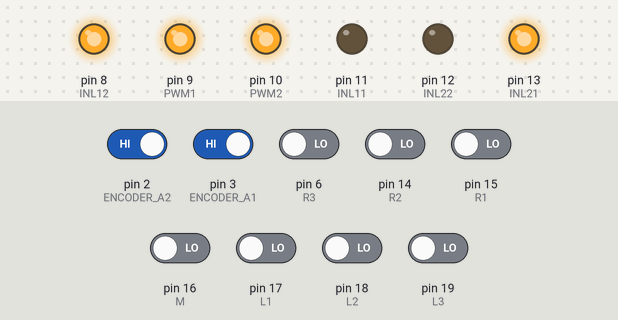
Recording of a sketch running on a simulated Arduino Uno, built with avr-gcc and run on an emulated ATmega328P. Parts: output pins drawn as LEDs (lit = HIGH). The inputs (shaded band) are chosen by the test bench; at power-on: pin 2 (ENCODER_A2), pin 3 (ENCODER_A1) HIGH, pin 6 (R3), pin 14 (R2), pin 15 (R1), pin 16 (M), pin 17 (L1), pin 18 (L2), pin 19 (L3) LOW.

Above: at 1.2 s.
1.3 s: pin 6 (R3) driven HIGH
At 1.7 s:
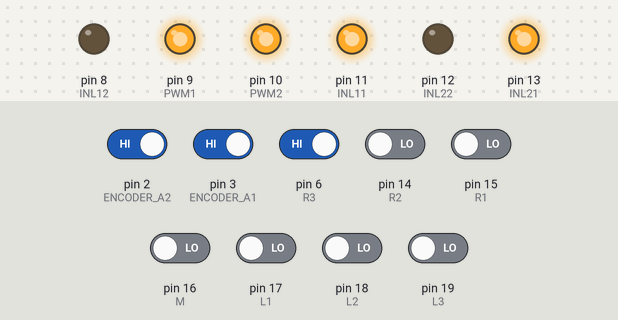
2.8 s: pin 14 (R2) driven HIGH
At 4.0 s:
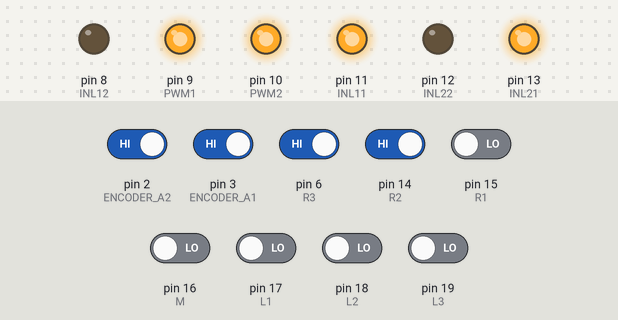
4.3 s: pin 6 (R3) driven LOW
At 6.0 s:
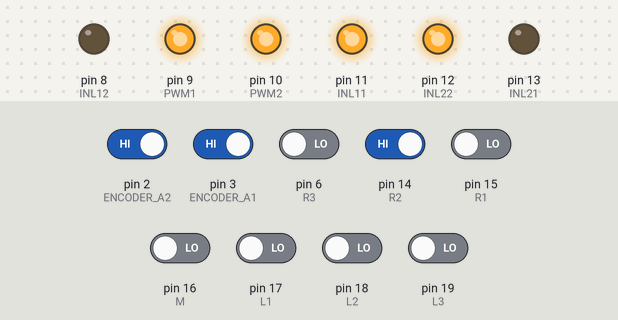
6.3 s: pin 14 (R2) driven LOW
At 7.14 s:
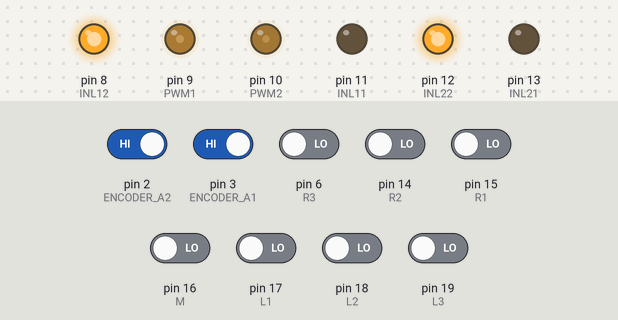
9.0 s: pin 15 (R1) driven HIGH
At 9.6 s:
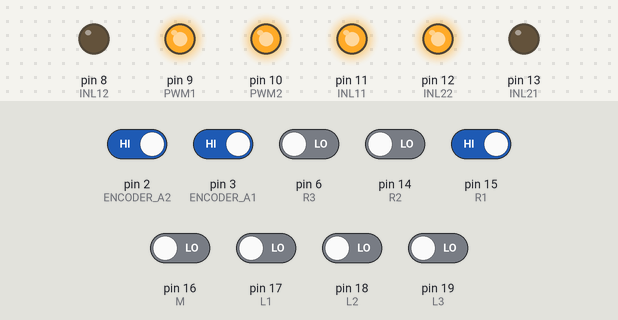
10.6 s: pin 15 (R1) driven LOW
At 11.44 s:
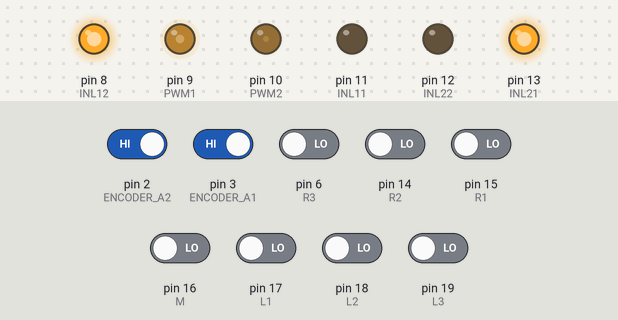
Timing chart, 0 to 13.6 s (numbered marks = the images above; inputs shaded):
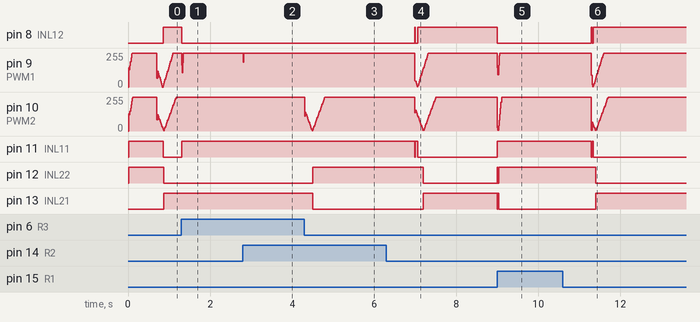

Measured:
- after the input at 1.3 s, pin 8 (INL12): HIGH → LOW at once; pin 9 (PWM1): 255/255 → 164/255 at once, → 108/255 0.01 s later, → 182/255 0.01 s later, → 255/255 0.02 s later; pin 11 (INL11): LOW → HIGH at once
- after the input at 2.8 s, pin 9 (PWM1): 255/255 → 184/255 at once, → 255/255 0.02 s later
- after the input at 4.3 s, pin 12 (INL22): LOW → HIGH after 0.20 s; pin 13 (INL21): HIGH → LOW after 0.20 s
- after the input at 6.3 s, pin 8 (INL12): LOW → HIGH after 0.69 s, → LOW 0.01 s later, → HIGH 0.06 s later; pin 11 (INL11): HIGH → LOW after 0.69 s, → HIGH 0.01 s later, → LOW 0.06 s later; pin 12 (INL22): HIGH → LOW after 0.90 s; pin 13 (INL21): LOW → HIGH after 0.90 s
- after the input at 9.0 s, pin 8 (INL12): HIGH → LOW at once; pin 11 (INL11): LOW → HIGH at once; pin 12 (INL22): LOW → HIGH at once, → LOW 0.01 s later, → HIGH 0.01 s later; pin 13 (INL21): HIGH → LOW at once, → HIGH 0.01 s later, → LOW 0.01 s later
- after the input at 10.6 s, pin 8 (INL12): LOW → HIGH after 0.70 s, → LOW 0.01 s later, → HIGH 0.03 s later; pin 11 (INL11): HIGH → LOW after 0.70 s, → HIGH 0.01 s later, → LOW 0.03 s later; pin 12 (INL22): HIGH → LOW after 0.80 s; pin 13 (INL21): LOW → HIGH after 0.80 s

The sketch:

20201223-3-.ino
```cpp
#include<MsTimer2.h>//定时器库的头文件
//函数声明
void control_lr(void);
void control_inital(void);
void control(void);
void infrared(void);
int pidController1( float targetVelocity, float currentVelocity);
int pidController2(float targetVelocity, float currentVelocity);
void getEncoder1(void);
void getEncoder2(void);
//定义管脚
//左电机
#define ENCODER_A1 3
#define ENCODER_B1 5
#define PWM1 9
#define INL11 11
#define INL12 8
//右电机
#define ENCODER_A2 2
#define ENCODER_B2 4
#define PWM2 10
#define INL21 13
#define INL22 12
//左红外
#define L1 17
#define L2 18
#define L3 19
//中红外
#define M 16
//右红外
#define R3 6
#define R2 14
#define R1 15

//定义PID&&PERIOD常值
#define PERIOD 15
#define Kp1 9
#define Ti1 36.5
#define Td1 9
#define Kp2 9
#define Ti2 43
#define Td2 7
//速度相关
float V = 20; //基础速度
float target1 = 8, t1; //左保守
float target2 = 8, t2; //右速度
//全局变量
volatile long encoderVal1;//编码器1值
float velocity1;//转速1
volatile long encoderVal2;//编码器2值
float velocity2;//转速2
float T = PERIOD;
float q01 = Kp1 * (1 + T / Ti1 + Td1 / T);
float q11 = -Kp1 * (1 + 2 * Td1 / T);
float q21 = Kp1 * Td1 / T;
float q02 = Kp2 * (1 + T / Ti2 + Td2 / T);
float q12 = -Kp2 * (1 + 2 * Td2 / T);
float q22 = Kp2 * Td2 / T;
float u1 = 0, ek11, ek12;
float u2 = 0, ek21, ek22;
//红外相关
int sensor[8] = {0};//红外线数据
int state = 0;

int sum;
float ti = 0;
int flag = 0;
void control_lr(void)
{
  infrared();
  if (sum >= 2)
  {
    flag = 0;
    if (sensor[1] + sensor[2] + sensor[4]  >= 2)
    {
      target1 = -0.3 * V; target2 = V * 0.6;
    }
    if ( sensor[6] + sensor[7] + sensor[4]  >= 2)
    {
      target1 = V * 0.6; target2 = -0.3 * V;
    }
  }
  else
  {
    if (flag > 45)
    {
      target1 =  -0.2 * V; target2 = -0.2 * V;
    }
    if (sum == 0)
      flag++;
    else
    {
      if (sensor[4])
      {
        target1 =  V; target2 =  V;
        flag = 0;
      }
      if (sensor[3])
      {
        target1 = 0.7 * V; target2 = 0.95 * V;
        flag = 0;
      }
      if (sensor[5])
      {
        target1 = 0.95 * V; target2 = 0.7 * V;
        flag = 0;
      }
      if (sensor[2])
      {
        target1 = 0.2 * V; target2 = 0.8 * V;
        flag = 0;
      }
      if (sensor[6])
      {
        target1 = 0.8 * V; target2 = 0.2 * V;
        flag = 0;
      }
      if (sensor[1])
      {
        target1 = -0.3 * V; target2 = 1 * V;
        flag = 0;
      }
      if (sensor[7])
      {
        target1 = 1 * V; target2 = -0.3 * V;
        flag = 0;
      }


    }
  }

  //target1 = target1 * 0.6 + t1 * 0.4;
  //target2 = target2 * 0.6 + t2 * 0.4;
  t1 = target1;
  t2 = target2;
}

void infrared(void)
{
  sensor[1] = (digitalRead(L3) == HIGH);
  sensor[2] = (digitalRead(L2) == HIGH);
  sensor[3] = (digitalRead(L1) == HIGH);
  sensor[4] = (digitalRead(M) == HIGH);
  sensor[5] = (digitalRead(R1) == HIGH);
  sensor[6] = (digitalRead(R2) == HIGH);
  sensor[7] = (digitalRead(R3) == HIGH);

  sum = 0;
  for (int i = 1; i < 8; i++)
    sum += sensor[i];
}
void control(void)
{
  control_lr();
  control_inital();
}
void setup()
{
  //9, 10两个管脚的PWM由定时器TIMER1产生，这句程序改变PWM的频率，勿删
  TCCR1B = TCCR1B & B11111000 | B00000001 ;
  pinMode( ENCODER_A1, INPUT);
  pinMode( ENCODER_B1, INPUT);
  pinMode( ENCODER_A2, INPUT);
  pinMode( ENCODER_B2, INPUT);
  pinMode(PWM1, OUTPUT);
  pinMode(PWM2, OUTPUT);
  pinMode(INL11, OUTPUT);
  pinMode(INL12, OUTPUT);
  pinMode(INL21, OUTPUT);
  pinMode(INL22, OUTPUT);
  attachInterrupt(1, getEncoder1, CHANGE);
  attachInterrupt(0, getEncoder2, CHANGE);
  Serial.begin (9600);
  MsTimer2::set(PERIOD, control);
  MsTimer2::start();
}
void loop()
{
  //撰写代码，使其能够通过“串口绘图器”观察速度波形

  /*
    Serial.print ("velocity1: ");
    Serial.print (velocity1);
    Serial.print ("     velocity2: ");
  */
  /*
    Serial.println(micros()-ti);
    ti=micros();
  */

  //Serial.println (velocity1);
  /*
    Serial.print("\r\n");
    infrared();
    for (int i = 1; i < 8; i++)
    {
    Serial.print(sensor[i]);
    Serial.print(" ");

    }
    Serial.println();
    delay(500);
  */
  /**/
}
int pidController1( float targetVelocity, float currentVelocity)
{
  float ek10;
  ek10 = targetVelocity - currentVelocity;
  u1 = u1 + q01 * ek10 + q11 * ek11 + q21 * ek12;
  if (u1 > 255)
    u1 = 255;
  if (u1 < -255)
    u1 = -255;
  ek12 = ek11;
  ek11 = ek10;
  return (int)u1;
}
int pidController2(float targetVelocity, float currentVelocity)
{
  float ek20;
  ek20 = targetVelocity - currentVelocity;
  u2 = u2 + q02 * ek20 + q12 * ek21 + q22 * ek22;
  if (u2 > 255)
    u2 = 255;
  if (u2 < -255)
    u2 = -255;
  ek22 = ek21;
  ek21 = ek20;
  return (int)u2;
}
void getEncoder1(void)
{
  if (digitalRead(ENCODER_A1) == LOW)
  {
    if (digitalRead(ENCODER_B1) == LOW)
      encoderVal1--;
    else
      encoderVal1++;
  }
  else
  {
    if (digitalRead(ENCODER_B1) == LOW)
      encoderVal1++;
    else
      encoderVal1--;
  }
}
void getEncoder2(void)
{
  if (digitalRead(ENCODER_A2) == LOW)
  {
    if (digitalRead(ENCODER_B2) == LOW)
      encoderVal2--;
    else
      encoderVal2++;
  }
  else
  {
    if (digitalRead(ENCODER_B2) == LOW)
      encoderVal2++;
    else
      encoderVal2--;
  }
}
void control_inital(void)
{
  velocity1 = (encoderVal1 / 780.0) * 3.1415 * 2.0 * (1000 / PERIOD);
  encoderVal1 = 0;
  int output1 = pidController1(-target1, velocity1);
  if (output1 > 0)
  {
    digitalWrite(INL11, LOW);
    digitalWrite(INL12, HIGH);
    analogWrite(PWM1, output1);
  }
  else
  {
    digitalWrite(INL11, HIGH);
    digitalWrite(INL12, LOW);
    analogWrite(PWM1, abs(output1));
  }

  velocity2 = (encoderVal2 / 780.0) * 3.1415 * 2.0 * (1000 / PERIOD);
  encoderVal2 = 0;
  int output2 = pidController2(target2, velocity2);
  if (output2 > 0)
  {
    digitalWrite(INL21, LOW);
    digitalWrite(INL22, HIGH);
    analogWrite(PWM2, output2);
  }
  else
  {
    digitalWrite(INL21, HIGH);
    digitalWrite(INL22, LOW);
    analogWrite(PWM2, abs(output2));
  }
}
```
